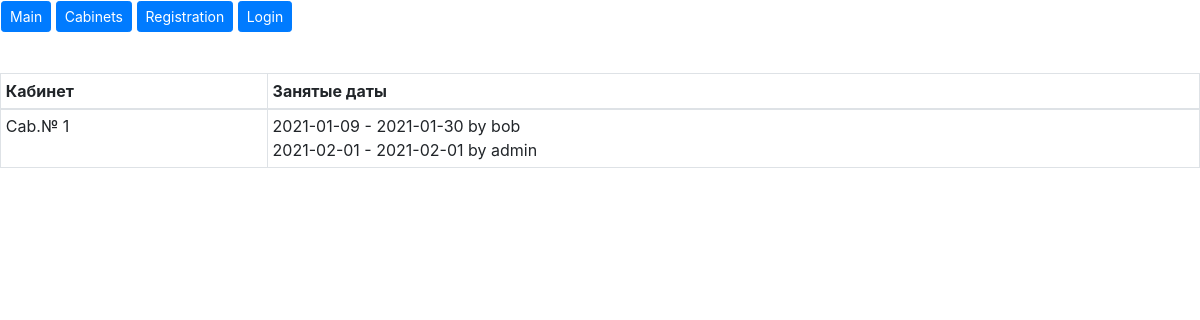
Screenshot of /cabinet/1/ with the database file from the repository.
### workspace/models.py (models this page shows, shortened)
class Cabinet(models.Model):
    room_number = models.IntegerField()
    def __str__(self):
        return f"Cab.№ {self.room_number}"

class Booking(models.Model):
    booking_start = models.DateField()
    booking_end = models.DateField()
    cabinet = models.ForeignKey(Cabinet, on_delete=models.CASCADE)
    customer = models.ForeignKey(User, on_delete=models.CASCADE)
    def __str__(self):
        return f"{self.booking_start} - {self.booking_end} by {self.customer}"

### workspace/views.py (the view)
# urls.py: path('cabinet/<room>/', cabinet),
def cabinet(request, room, error=''):
    name = request.user.get_username()
    cab = Cabinet.objects.get(room_number=room)
    date_today = date.today()
    booking = Booking.objects.filter(cabinet=cab, booking_end__gte=date_today).order_by('booking_start')
    date_today = str(date_today)
    context = {'cab': cab, 'booking': booking, 'name': name, 'date': date_today, 'error': error}
    return render(request, 'cabinet.html', context)

### templates/cabinet.html (shortened to what this page needs)
{% extends "base.html" %}
{% block content %}
<br>
<table class="table table-sm table-bordered">
    <thead>
    <tr>
        <th>Кабинет</th>
        <th>Занятые даты</th>
    </tr>
    </thead>
    <tbody>
    <tr>
        <td>{{ cab }}</td>
        <td>
            {% for book in booking %}
            {{ book }}
            <br>
            {% endfor %}
        </td>
    </tr>
    </tbody>
</table>
{% endblock %}

### rows the page displays
Cabinet: room_number "Cab.№ 1"
Booking: booking_start+booking_end+customer "2021-01-09 - 2021-01-30 by bob"
Booking: booking_start+booking_end+customer "2021-02-01 - 2021-02-01 by admin"
